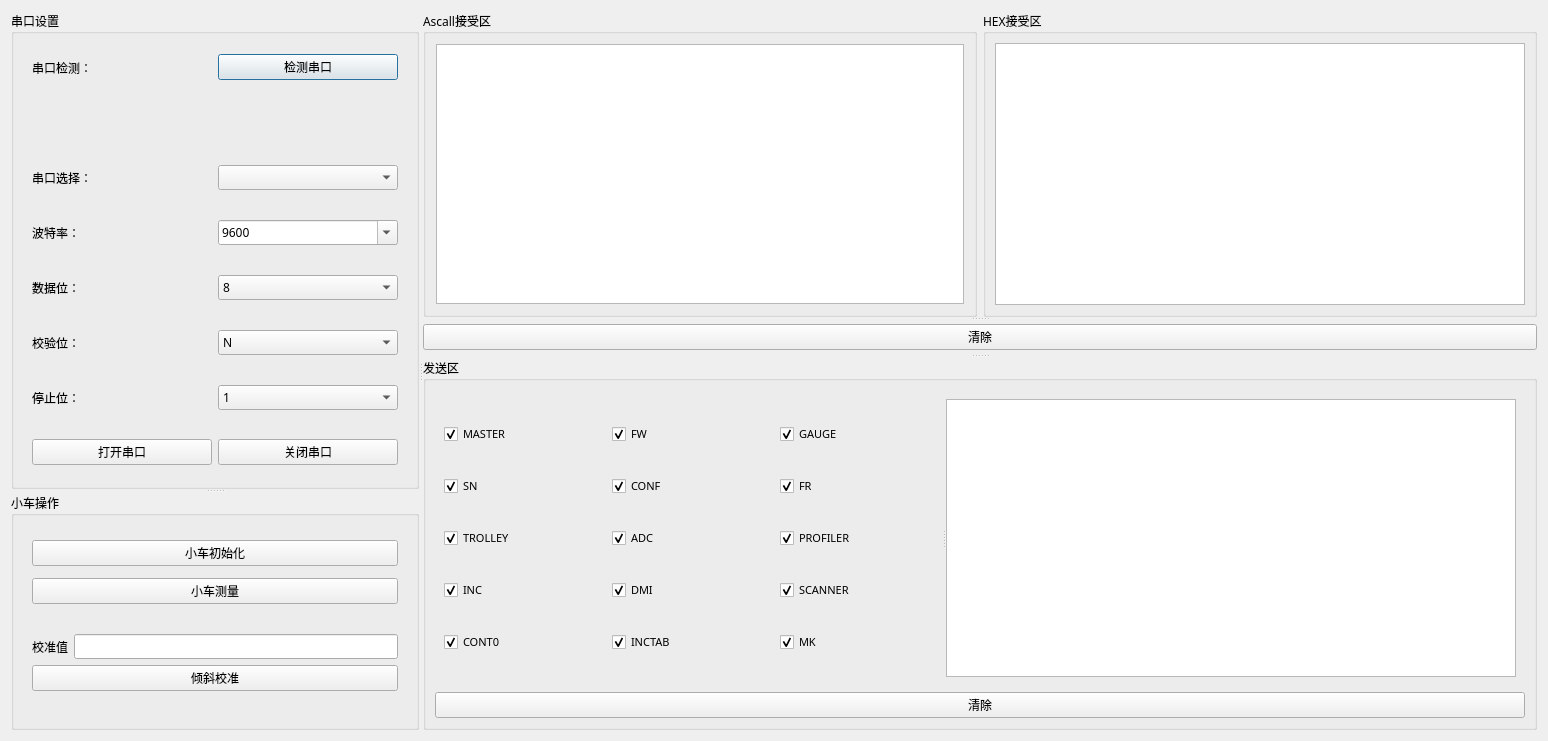
<?xml version="1.0" encoding="UTF-8"?>
<ui version="4.0">
 <class>Form</class>
 <widget class="QWidget" name="Form">
  <property name="geometry">
   <rect>
    <x>0</x>
    <y>0</y>
    <width>1548</width>
    <height>741</height>
   </rect>
  </property>
  <property name="windowTitle">
   <string>Form</string>
  </property>
  <layout class="QVBoxLayout" name="verticalLayout_6">
   <item>
    <widget class="QSplitter" name="splitter">
     <property name="orientation">
      <enum>Qt::Horizontal</enum>
     </property>
     <widget class="QWidget" name="widget" native="true">
      <layout class="QVBoxLayout" name="verticalLayout_2">
       <item>
        <widget class="QSplitter" name="splitter_5">
         <property name="orientation">
          <enum>Qt::Vertical</enum>
         </property>
         <widget class="QGroupBox" name="formGroupBox">
          <property name="font">
           <font>
            <family>HarmonyOS Sans SC</family>
           </font>
          </property>
          <property name="title">
           <string>串口设置</string>
          </property>
          <layout class="QVBoxLayout" name="verticalLayout_9">
           <item>
            <widget class="QWidget" name="widget_10" native="true">
             <layout class="QHBoxLayout" name="horizontalLayout">
              <item>
               <widget class="QLabel" name="s1__lb_1">
                <property name="font">
                 <font>
                  <family>HarmonyOS Sans SC</family>
                 </font>
                </property>
                <property name="text">
                 <string>串口检测：</string>
                </property>
               </widget>
              </item>
              <item>
               <widget class="QPushButton" name="s1__box_1">
                <property name="text">
                 <string>检测串口</string>
                </property>
                <property name="autoRepeatInterval">
                 <number>100</number>
                </property>
                <property name="default">
                 <bool>true</bool>
                </property>
               </widget>
              </item>
             </layout>
            </widget>
           </item>
           <item>
            <widget class="QLabel" name="state_label">
             <property name="text">
              <string/>
             </property>
             <property name="textFormat">
              <enum>Qt::AutoText</enum>
             </property>
             <property name="alignment">
              <set>Qt::AlignCenter</set>
             </property>
            </widget>
           </item>
           <item>
            <widget class="QWidget" name="widget_11" native="true">
             <layout class="QHBoxLayout" name="horizontalLayout_2">
              <item>
               <widget class="QLabel" name="s1__lb_2">
                <property name="font">
                 <font>
                  <family>HarmonyOS Sans SC</family>
                 </font>
                </property>
                <property name="text">
                 <string>串口选择：</string>
                </property>
               </widget>
              </item>
              <item>
               <widget class="QComboBox" name="s1__box_2"/>
              </item>
             </layout>
            </widget>
           </item>
           <item>
            <widget class="QWidget" name="widget_12" native="true">
             <layout class="QHBoxLayout" name="horizontalLayout_7">
              <item>
               <widget class="QLabel" name="s1__lb_3">
                <property name="font">
                 <font>
                  <family>HarmonyOS Sans SC</family>
                 </font>
                </property>
                <property name="text">
                 <string>波特率：</string>
                </property>
               </widget>
              </item>
              <item>
               <widget class="QComboBox" name="s1__box_3">
                <property name="editable">
                 <bool>true</bool>
                </property>
                <property name="currentText">
                 <string>9600</string>
                </property>
                <property name="maxVisibleItems">
                 <number>10</number>
                </property>
                <item>
                 <property name="text">
                  <string>9600</string>
                 </property>
                </item>
                <item>
                 <property name="text">
                  <string>2400</string>
                 </property>
                </item>
                <item>
                 <property name="text">
                  <string>4800</string>
                 </property>
                </item>
                <item>
                 <property name="text">
                  <string>14400</string>
                 </property>
                </item>
                <item>
                 <property name="text">
                  <string>19200</string>
                 </property>
                </item>
                <item>
                 <property name="text">
                  <string>38400</string>
                 </property>
                </item>
                <item>
                 <property name="text">
                  <string>57600</string>
                 </property>
                </item>
                <item>
                 <property name="text">
                  <string>76800</string>
                 </property>
                </item>
                <item>
                 <property name="text">
                  <string>12800</string>
                 </property>
                </item>
                <item>
                 <property name="text">
                  <string>115200</string>
                 </property>
                </item>
                <item>
                 <property name="text">
                  <string>230400</string>
                 </property>
                </item>
                <item>
                 <property name="text">
                  <string>460800</string>
                 </property>
                </item>
               </widget>
              </item>
             </layout>
            </widget>
           </item>
           <item>
            <widget class="QWidget" name="widget_13" native="true">
             <layout class="QHBoxLayout" name="horizontalLayout_9">
              <item>
               <widget class="QLabel" name="s1__lb_4">
                <property name="font">
                 <font>
                  <family>HarmonyOS Sans SC</family>
                 </font>
                </property>
                <property name="text">
                 <string>数据位：</string>
                </property>
               </widget>
              </item>
              <item>
               <widget class="QComboBox" name="s1__box_4">
                <item>
                 <property name="text">
                  <string>8</string>
                 </property>
                </item>
                <item>
                 <property name="text">
                  <string>7</string>
                 </property>
                </item>
                <item>
                 <property name="text">
                  <string>6</string>
                 </property>
                </item>
                <item>
                 <property name="text">
                  <string>5</string>
                 </property>
                </item>
               </widget>
              </item>
             </layout>
            </widget>
           </item>
           <item>
            <widget class="QWidget" name="widget_14" native="true">
             <layout class="QHBoxLayout" name="horizontalLayout_10">
              <item>
               <widget class="QLabel" name="s1__lb_5">
                <property name="font">
                 <font>
                  <family>HarmonyOS Sans SC</family>
                 </font>
                </property>
                <property name="text">
                 <string>校验位：</string>
                </property>
               </widget>
              </item>
              <item>
               <widget class="QComboBox" name="s1__box_5">
                <item>
                 <property name="text">
                  <string>N</string>
                 </property>
                </item>
               </widget>
              </item>
             </layout>
            </widget>
           </item>
           <item>
            <widget class="QWidget" name="widget_15" native="true">
             <layout class="QHBoxLayout" name="horizontalLayout_11">
              <item>
               <widget class="QLabel" name="s1__lb_6">
                <property name="text">
                 <string>停止位：</string>
                </property>
               </widget>
              </item>
              <item>
               <widget class="QComboBox" name="s1__box_6">
                <item>
                 <property name="text">
                  <string>1</string>
                 </property>
                </item>
               </widget>
              </item>
             </layout>
            </widget>
           </item>
           <item>
            <widget class="QWidget" name="widget_16" native="true">
             <layout class="QHBoxLayout" name="horizontalLayout_12">
              <item>
               <widget class="QPushButton" name="open_button">
                <property name="text">
                 <string>打开串口</string>
                </property>
               </widget>
              </item>
              <item>
               <widget class="QPushButton" name="close_button">
                <property name="text">
                 <string>关闭串口</string>
                </property>
               </widget>
              </item>
             </layout>
            </widget>
           </item>
          </layout>
         </widget>
         <widget class="QGroupBox" name="groupBox_2">
          <property name="font">
           <font>
            <family>HarmonyOS Sans SC</family>
           </font>
          </property>
          <property name="title">
           <string>小车操作</string>
          </property>
          <layout class="QVBoxLayout" name="verticalLayout_8">
           <item>
            <widget class="QWidget" name="widget_9" native="true">
             <layout class="QVBoxLayout" name="verticalLayout_7">
              <item>
               <widget class="QPushButton" name="button_init">
                <property name="font">
                 <font>
                  <family>HarmonyOS Sans SC</family>
                 </font>
                </property>
                <property name="text">
                 <string>小车初始化</string>
                </property>
               </widget>
              </item>
              <item>
               <widget class="QPushButton" name="button_measure">
                <property name="font">
                 <font>
                  <family>HarmonyOS Sans SC</family>
                 </font>
                </property>
                <property name="text">
                 <string>小车测量</string>
                </property>
               </widget>
              </item>
             </layout>
            </widget>
           </item>
           <item>
            <widget class="QWidget" name="widget_2" native="true">
             <layout class="QFormLayout" name="formLayout_2">
              <item row="0" column="0">
               <widget class="QLabel" name="label">
                <property name="font">
                 <font>
                  <family>HarmonyOS Sans SC</family>
                 </font>
                </property>
                <property name="text">
                 <string>校准值</string>
                </property>
               </widget>
              </item>
              <item row="0" column="1">
               <widget class="QLineEdit" name="lineEdit_inc"/>
              </item>
              <item row="1" column="0" colspan="2">
               <widget class="QPushButton" name="button_inc">
                <property name="font">
                 <font>
                  <family>HarmonyOS Sans SC</family>
                 </font>
                </property>
                <property name="text">
                 <string>倾斜校准</string>
                </property>
               </widget>
              </item>
             </layout>
            </widget>
           </item>
          </layout>
         </widget>
        </widget>
       </item>
      </layout>
     </widget>
     <widget class="QWidget" name="widget_4" native="true">
      <layout class="QVBoxLayout" name="verticalLayout_5">
       <item>
        <widget class="QSplitter" name="splitter_6">
         <property name="orientation">
          <enum>Qt::Vertical</enum>
         </property>
         <widget class="QWidget" name="widget_8" native="true">
          <layout class="QVBoxLayout" name="verticalLayout_4">
           <item>
            <widget class="QSplitter" name="splitter_4">
             <property name="orientation">
              <enum>Qt::Vertical</enum>
             </property>
             <widget class="QWidget" name="widget_3" native="true">
              <property name="font">
               <font>
                <family>HarmonyOS Sans SC</family>
               </font>
              </property>
              <layout class="QHBoxLayout" name="horizontalLayout_4">
               <item>
                <widget class="QGroupBox" name="verticalGroupBox">
                 <property name="title">
                  <string>Ascall接受区</string>
                 </property>
                 <layout class="QVBoxLayout" name="verticalLayout">
                  <property name="leftMargin">
                   <number>10</number>
                  </property>
                  <property name="topMargin">
                   <number>10</number>
                  </property>
                  <property name="rightMargin">
                   <number>10</number>
                  </property>
                  <property name="bottomMargin">
                   <number>10</number>
                  </property>
                  <item>
                   <widget class="QTextBrowser" name="text_receive_ascall"/>
                  </item>
                 </layout>
                </widget>
               </item>
               <item>
                <widget class="QGroupBox" name="verticalGroupBox_3">
                 <property name="title">
                  <string>HEX接受区</string>
                 </property>
                 <layout class="QHBoxLayout" name="horizontalLayout_3">
                  <item>
                   <widget class="QSplitter" name="splitter_2">
                    <property name="orientation">
                     <enum>Qt::Horizontal</enum>
                    </property>
                    <widget class="QTextBrowser" name="text_receive_hex"/>
                   </widget>
                  </item>
                 </layout>
                </widget>
               </item>
              </layout>
             </widget>
             <widget class="QWidget" name="widget_7" native="true">
              <layout class="QHBoxLayout" name="horizontalLayout_8">
               <item>
                <widget class="QPushButton" name="s2__clear_button">
                 <property name="font">
                  <font>
                   <family>HarmonyOS Sans SC</family>
                  </font>
                 </property>
                 <property name="text">
                  <string>清除</string>
                 </property>
                </widget>
               </item>
              </layout>
             </widget>
            </widget>
           </item>
          </layout>
         </widget>
         <widget class="QGroupBox" name="groupBox">
          <property name="font">
           <font>
            <family>HarmonyOS Sans SC</family>
           </font>
          </property>
          <property name="title">
           <string>发送区</string>
          </property>
          <layout class="QVBoxLayout" name="verticalLayout_3">
           <item>
            <widget class="QSplitter" name="splitter_3">
             <property name="orientation">
              <enum>Qt::Vertical</enum>
             </property>
             <widget class="QWidget" name="widget_6" native="true">
              <layout class="QVBoxLayout" name="verticalLayout_10">
               <item>
                <widget class="QWidget" name="widget_5" native="true">
                 <layout class="QHBoxLayout" name="horizontalLayout_5">
                  <item>
                   <widget class="QSplitter" name="splitter_7">
                    <property name="orientation">
                     <enum>Qt::Horizontal</enum>
                    </property>
                    <widget class="QWidget" name="widget_17" native="true">
                     <layout class="QGridLayout" name="gridLayout">
                      <item row="0" column="0">
                       <widget class="QCheckBox" name="checkBox_1">
                        <property name="font">
                         <font>
                          <family>HarmonyOS Sans SC</family>
                          <pointsize>8</pointsize>
                         </font>
                        </property>
                        <property name="text">
                         <string>MASTER</string>
                        </property>
                        <property name="checked">
                         <bool>true</bool>
                        </property>
                       </widget>
                      </item>
                      <item row="0" column="1">
                       <widget class="QCheckBox" name="checkBox_6">
                        <property name="font">
                         <font>
                          <family>HarmonyOS Sans SC</family>
                          <pointsize>8</pointsize>
                         </font>
                        </property>
                        <property name="text">
                         <string>FW</string>
                        </property>
                        <property name="checked">
                         <bool>true</bool>
                        </property>
                       </widget>
                      </item>
                      <item row="0" column="2">
                       <widget class="QCheckBox" name="checkBox_11">
                        <property name="font">
                         <font>
                          <family>HarmonyOS Sans SC</family>
                          <pointsize>8</pointsize>
                         </font>
                        </property>
                        <property name="text">
                         <string>GAUGE</string>
                        </property>
                        <property name="checked">
                         <bool>true</bool>
                        </property>
                       </widget>
                      </item>
                      <item row="1" column="0">
                       <widget class="QCheckBox" name="checkBox_2">
                        <property name="font">
                         <font>
                          <family>HarmonyOS Sans SC</family>
                          <pointsize>8</pointsize>
                         </font>
                        </property>
                        <property name="text">
                         <string>SN</string>
                        </property>
                        <property name="checked">
                         <bool>true</bool>
                        </property>
                       </widget>
                      </item>
                      <item row="1" column="1">
                       <widget class="QCheckBox" name="checkBox_7">
                        <property name="font">
                         <font>
                          <family>HarmonyOS Sans SC</family>
                          <pointsize>8</pointsize>
                         </font>
                        </property>
                        <property name="text">
                         <string>CONF</string>
                        </property>
                        <property name="checked">
                         <bool>true</bool>
                        </property>
                       </widget>
                      </item>
                      <item row="1" column="2">
                       <widget class="QCheckBox" name="checkBox_12">
                        <property name="font">
                         <font>
                          <family>HarmonyOS Sans SC</family>
                          <pointsize>8</pointsize>
                         </font>
                        </property>
                        <property name="text">
                         <string>FR</string>
                        </property>
                        <property name="checked">
                         <bool>true</bool>
                        </property>
                       </widget>
                      </item>
                      <item row="2" column="0">
                       <widget class="QCheckBox" name="checkBox_3">
                        <property name="font">
                         <font>
                          <family>HarmonyOS Sans SC</family>
                          <pointsize>8</pointsize>
                         </font>
                        </property>
                        <property name="text">
                         <string>TROLLEY</string>
                        </property>
                        <property name="checked">
                         <bool>true</bool>
                        </property>
                       </widget>
                      </item>
                      <item row="2" column="1">
                       <widget class="QCheckBox" name="checkBox_8">
                        <property name="font">
                         <font>
                          <family>HarmonyOS Sans SC</family>
                          <pointsize>8</pointsize>
                         </font>
                        </property>
                        <property name="text">
                         <string>ADC</string>
                        </property>
                        <property name="checked">
                         <bool>true</bool>
                        </property>
                       </widget>
                      </item>
                      <item row="2" column="2">
                       <widget class="QCheckBox" name="checkBox_13">
                        <property name="font">
                         <font>
                          <family>HarmonyOS Sans SC</family>
                          <pointsize>8</pointsize>
                         </font>
                        </property>
                        <property name="text">
                         <string>PROFILER</string>
                        </property>
                        <property name="checked">
                         <bool>true</bool>
                        </property>
                       </widget>
                      </item>
                      <item row="3" column="0">
                       <widget class="QCheckBox" name="checkBox_4">
                        <property name="font">
                         <font>
                          <family>HarmonyOS Sans SC</family>
                          <pointsize>8</pointsize>
                         </font>
                        </property>
                        <property name="text">
                         <string>INC</string>
                        </property>
                        <property name="checked">
                         <bool>true</bool>
                        </property>
                       </widget>
                      </item>
                      <item row="3" column="1">
                       <widget class="QCheckBox" name="checkBox_9">
                        <property name="font">
                         <font>
                          <family>HarmonyOS Sans SC</family>
                          <pointsize>8</pointsize>
                         </font>
                        </property>
                        <property name="text">
                         <string>DMI</string>
                        </property>
                        <property name="checked">
                         <bool>true</bool>
                        </property>
                       </widget>
                      </item>
                      <item row="3" column="2">
                       <widget class="QCheckBox" name="checkBox_14">
                        <property name="font">
                         <font>
                          <family>HarmonyOS Sans SC</family>
                          <pointsize>8</pointsize>
                         </font>
                        </property>
                        <property name="text">
                         <string>SCANNER</string>
                        </property>
                        <property name="checked">
                         <bool>true</bool>
                        </property>
                       </widget>
                      </item>
                      <item row="4" column="0">
                       <widget class="QCheckBox" name="checkBox_5">
                        <property name="font">
                         <font>
                          <family>HarmonyOS Sans SC</family>
                          <pointsize>8</pointsize>
                         </font>
                        </property>
                        <property name="text">
                         <string>CONT0</string>
                        </property>
                        <property name="checked">
                         <bool>true</bool>
                        </property>
                       </widget>
                      </item>
                      <item row="4" column="1">
                       <widget class="QCheckBox" name="checkBox_10">
                        <property name="font">
                         <font>
                          <family>HarmonyOS Sans SC</family>
                          <pointsize>8</pointsize>
                         </font>
                        </property>
                        <property name="text">
                         <string>INCTAB</string>
                        </property>
                        <property name="checked">
                         <bool>true</bool>
                        </property>
                       </widget>
                      </item>
                      <item row="4" column="2">
                       <widget class="QCheckBox" name="checkBox_15">
                        <property name="font">
                         <font>
                          <family>HarmonyOS Sans SC</family>
                          <pointsize>8</pointsize>
                         </font>
                        </property>
                        <property name="text">
                         <string>MK</string>
                        </property>
                        <property name="checked">
                         <bool>true</bool>
                        </property>
                       </widget>
                      </item>
                     </layout>
                    </widget>
                    <widget class="QTextEdit" name="s3__send_text">
                     <property name="html">
                      <string>&lt;!DOCTYPE HTML PUBLIC &quot;-//W3C//DTD HTML 4.0//EN&quot; &quot;http://www.w3.org/TR/REC-html40/strict.dtd&quot;&gt;
&lt;html&gt;&lt;head&gt;&lt;meta name=&quot;qrichtext&quot; content=&quot;1&quot; /&gt;&lt;style type=&quot;text/css&quot;&gt;
p, li { white-space: pre-wrap; }
&lt;/style&gt;&lt;/head&gt;&lt;body style=&quot; font-family:'HarmonyOS Sans SC'; font-size:9pt; font-weight:400; font-style:normal;&quot;&gt;
&lt;p style=&quot;-qt-paragraph-type:empty; margin-top:0px; margin-bottom:0px; margin-left:0px; margin-right:0px; -qt-block-indent:0; text-indent:0px; font-family:'SimSun';&quot;&gt;&lt;br /&gt;&lt;/p&gt;&lt;/body&gt;&lt;/html&gt;</string>
                     </property>
                    </widget>
                   </widget>
                  </item>
                 </layout>
                </widget>
               </item>
               <item>
                <widget class="QPushButton" name="s3__clear_button">
                 <property name="font">
                  <font>
                   <family>HarmonyOS Sans SC</family>
                  </font>
                 </property>
                 <property name="text">
                  <string>清除</string>
                 </property>
                </widget>
               </item>
              </layout>
             </widget>
            </widget>
           </item>
          </layout>
         </widget>
        </widget>
       </item>
      </layout>
     </widget>
    </widget>
   </item>
  </layout>
 </widget>
 <resources/>
 <connections/>
</ui>
